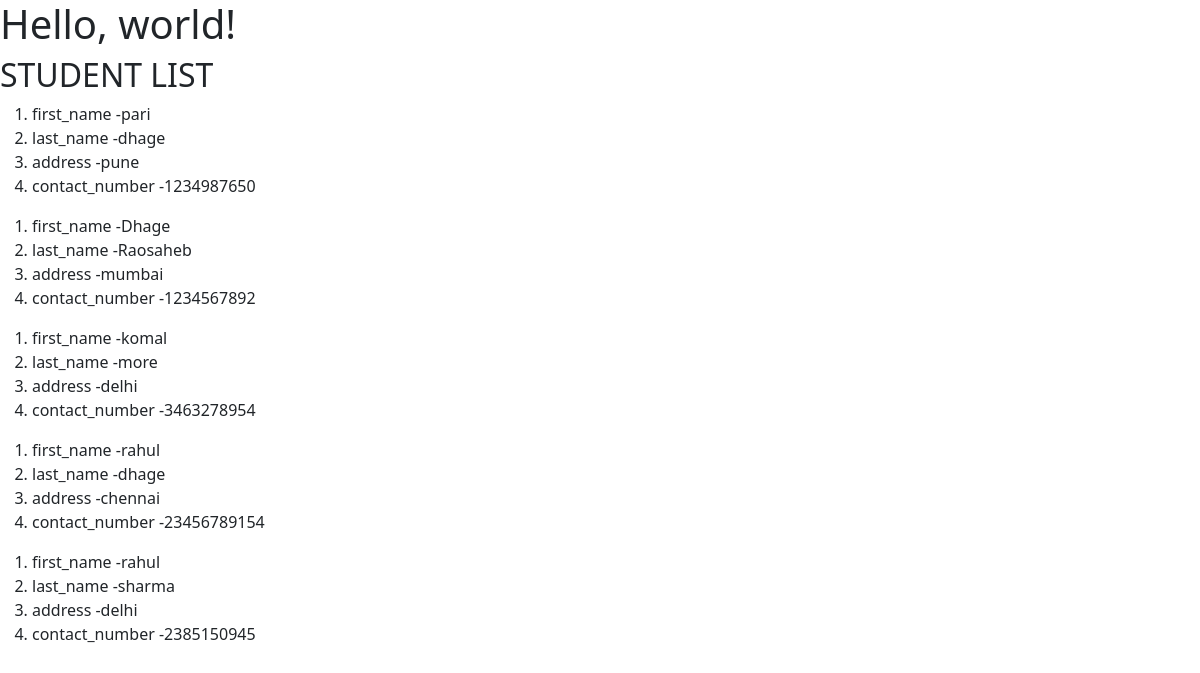
The page /User_Info/student-details/ on the database its author committed.
### User_Info/models.py (models this page shows, shortened)
class Student(models.Model):
    first_name = models.CharField(max_length=255,default="unknow")
    last_name = models.CharField(max_length=200,default=True)
    address = models.CharField(max_length=150,default="unknow")
    contact_number = models.IntegerField()

### User_Info/views.py (the view)
# urls.py: path("student-details/",views.all_data,name="all_data"),
def all_data(request):
    student_data = Student.objects.all()
    return render (request,'student_details.html', {'student_data' : student_data})

### template/student_details.html (shortened to what this page needs)
<!doctype html>
<html lang="en">
  <head>
    <link href="https://cdn.jsdelivr.net/npm/bootstrap@5.0.2/dist/css/bootstrap.min.css" rel="stylesheet">
  </head>
  <body>
    <h1>Hello, world!</h1>
    <h2> STUDENT LIST </h2>
    {% for student in student_data %}
    <ol>
        <li> first_name -{{student.first_name}} </li>
        <li> last_name -{{student.last_name}} </li>
        <li> address -{{student.address}} </li>
        <li> contact_number -{{student.contact_number}} </li>
    </ol>
    {% endfor %}
  </body>
</html>

### rows shown on the page
Student: first_name "pari", last_name "dhage", address "pune", contact_number "1234987650"
Student: first_name "Dhage", last_name "Raosaheb", address "mumbai", contact_number "1234567892"
Student: first_name "komal", last_name "more", address "delhi", contact_number "3463278954"
Student: first_name "rahul", last_name "dhage", address "chennai", contact_number "23456789154"
Student: first_name "rahul", last_name "sharma", address "delhi", contact_number "2385150945"
